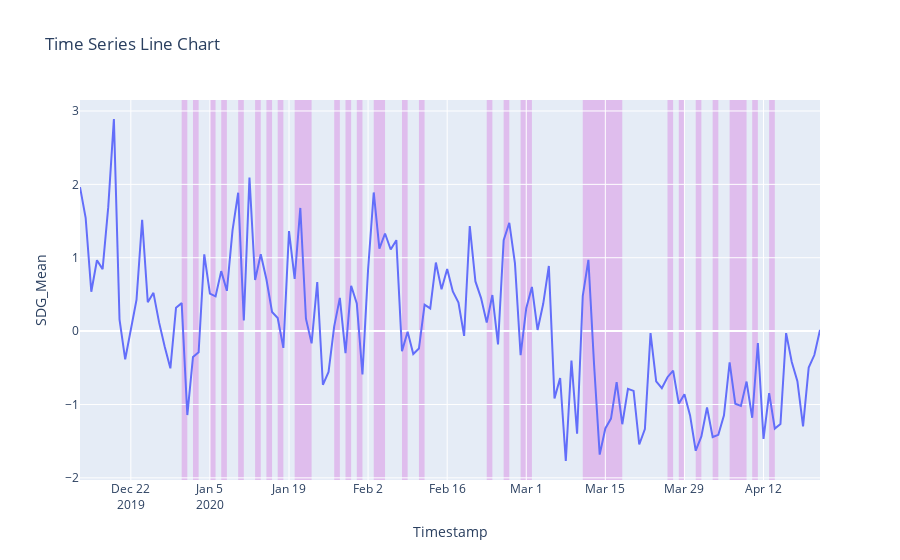

The notebook cell this image was saved under:
### Code cell
df_AMZN = df_sdg.loc[df_sdg['Ticker'] == 'AMZN'].copy()
df_AMZN['Timestamp'] = df_AMZN['Timestamp'].apply(pd.to_datetime, errors='coerce')
df_AMZN_late = df_AMZN[df_AMZN['Timestamp']>'2019-12-12']

lineC = px.line(df_AMZN_late, x="Timestamp", y="SDG_Mean", title='Time Series Line Chart')
mask = df_AMZN_late["Timestamp"].isin(df_time["Date"].unique())

df1 = df_AMZN_late[mask].groupby((~mask).cumsum())['Timestamp'].agg(['first','last'])

fillcolor = 'rgba(200,0,200,0.2)'
layer = 'below'

for index, row in df1.iterrows():
        #print(row['first'], row['last'])
        lineC.add_shape(type="rect",
        xref="x",
        yref="paper",
        x0=row['first'],
        y0=0,
        x1=row['last'] + datetime.timedelta(days=1),
        y1=1,
        line=dict(color="rgba(0,0,0,0)",width=3,),
        fillcolor=fillcolor,
        layer=layer)

lineC.update_layout()

lineC.show()

### Figure 1 — Plotly figure (JSON) as saved in the notebook; plotly's stock layout.template omitted (floating-point values rounded to 4 significant figures; data arrays with more than 128 entries replaced by an {"elided": "..."} marker saying what was removed)
{"data": [{"hovertemplate": "Timestamp=%{x}<br>SDG_Mean=%{y}<extra></extra>", "legendgroup": "", "line": {"color": "#636efa", "dash": "solid"}, "marker": {"symbol": "circle"}, "mode": "lines", "name": "", "orientation": "v", "showlegend": false, "type": "scatter", "x": {"elided": "132 str values"}, "xaxis": "x", "y": {"elided": "132 float values"}, "yaxis": "y"}], "layout": {"legend": {"tracegroupgap": 0}, "shapes": [{"fillcolor": "rgba(200,0,200,0.2)", "layer": "below", "line": {"color": "rgba(0,0,0,0)", "width": 3}, "type": "rect", "x0": "2019-12-31T00:00:00", "x1": "2020-01-01T00:00:00", "xref": "x", "y0": 0, "y1": 1, "yref": "paper"}, {"fillcolor": "rgba(200,0,200,0.2)", "layer": "below", "line": {"color": "rgba(0,0,0,0)", "width": 3}, "type": "rect", "x0": "2020-01-02T00:00:00", "x1": "2020-01-03T00:00:00", "xref": "x", "y0": 0, "y1": 1, "yref": "paper"}, {"fillcolor": "rgba(200,0,200,0.2)", "layer": "below", "line": {"color": "rgba(0,0,0,0)", "width": 3}, "type": "rect", "x0": "2020-01-05T00:00:00", "x1": "2020-01-06T00:00:00", "xref": "x", "y0": 0, "y1": 1, "yref": "paper"}, {"fillcolor": "rgba(200,0,200,0.2)", "layer": "below", "line": {"color": "rgba(0,0,0,0)", "width": 3}, "type": "rect", "x0": "2020-01-07T00:00:00", "x1": "2020-01-08T00:00:00", "xref": "x", "y0": 0, "y1": 1, "yref": "paper"}, {"fillcolor": "rgba(200,0,200,0.2)", "layer": "below", "line": {"color": "rgba(0,0,0,0)", "width": 3}, "type": "rect", "x0": "2020-01-10T00:00:00", "x1": "2020-01-11T00:00:00", "xref": "x", "y0": 0, "y1": 1, "yref": "paper"}, {"fillcolor": "rgba(200,0,200,0.2)", "layer": "below", "line": {"color": "rgba(0,0,0,0)", "width": 3}, "type": "rect", "x0": "2020-01-13T00:00:00", "x1": "2020-01-14T00:00:00", "xref": "x", "y0": 0, "y1": 1, "yref": "paper"}, {"fillcolor": "rgba(200,0,200,0.2)", "layer": "below", "line": {"color": "rgba(0,0,0,0)", "width": 3}, "type": "rect", "x0": "2020-01-15T00:00:00", "x1": "2020-01-16T00:00:00", "xref": "x", "y0": 0, "y1": 1, "yref": "paper"}, {"fillcolor": "rgba(200,0,200,0.2)", "layer": "below", "line": {"color": "rgba(0,0,0,0)", "width": 3}, "type": "rect", "x0": "2020-01-17T00:00:00", "x1": "2020-01-18T00:00:00", "xref": "x", "y0": 0, "y1": 1, "yref": "paper"}, {"fillcolor": "rgba(200,0,200,0.2)", "layer": "below", "line": {"color": "rgba(0,0,0,0)", "width": 3}, "type": "rect", "x0": "2020-01-20T00:00:00", "x1": "2020-01-23T00:00:00", "xref": "x", "y0": 0, "y1": 1, "yref": "paper"}, {"fillcolor": "rgba(200,0,200,0.2)", "layer": "below", "line": {"color": "rgba(0,0,0,0)", "width": 3}, "type": "rect", "x0": "2020-01-27T00:00:00", "x1": "2020-01-28T00:00:00", "xref": "x", "y0": 0, "y1": 1, "yref": "paper"}, {"fillcolor": "rgba(200,0,200,0.2)", "layer": "below", "line": {"color": "rgba(0,0,0,0)", "width": 3}, "type": "rect", "x0": "2020-01-29T00:00:00", "x1": "2020-01-30T00:00:00", "xref": "x", "y0": 0, "y1": 1, "yref": "paper"}, {"fillcolor": "rgba(200,0,200,0.2)", "layer": "below", "line": {"color": "rgba(0,0,0,0)", "width": 3}, "type": "rect", "x0": "2020-01-31T00:00:00", "x1": "2020-02-01T00:00:00", "xref": "x", "y0": 0, "y1": 1, "yref": "paper"}, {"fillcolor": "rgba(200,0,200,0.2)", "layer": "below", "line": {"color": "rgba(0,0,0,0)", "width": 3}, "type": "rect", "x0": "2020-02-03T00:00:00", "x1": "2020-02-05T00:00:00", "xref": "x", "y0": 0, "y1": 1, "yref": "paper"}, {"fillcolor": "rgba(200,0,200,0.2)", "layer": "below", "line": {"color": "rgba(0,0,0,0)", "width": 3}, "type": "rect", "x0": "2020-02-08T00:00:00", "x1": "2020-02-09T00:00:00", "xref": "x", "y0": 0, "y1": 1, "yref": "paper"}, {"fillcolor": "rgba(200,0,200,0.2)", "layer": "below", "line": {"color": "rgba(0,0,0,0)", "width": 3}, "type": "rect", "x0": "2020-02-11T00:00:00", "x1": "2020-02-12T00:00:00", "xref": "x", "y0": 0, "y1": 1, "yref": "paper"}, {"fillcolor": "rgba(200,0,200,0.2)", "layer": "below", "line": {"color": "rgba(0,0,0,0)", "width": 3}, "type": "rect", "x0": "2020-02-23T00:00:00", "x1": "2020-02-24T00:00:00", "xref": "x", "y0": 0, "y1": 1, "yref": "paper"}, {"fillcolor": "rgba(200,0,200,0.2)", "layer": "below", "line": {"color": "rgba(0,0,0,0)", "width": 3}, "type": "rect", "x0": "2020-02-26T00:00:00", "x1": "2020-02-27T00:00:00", "xref": "x", "y0": 0, "y1": 1, "yref": "paper"}, {"fillcolor": "rgba(200,0,200,0.2)", "layer": "below", "line": {"color": "rgba(0,0,0,0)", "width": 3}, "type": "rect", "x0": "2020-02-29T00:00:00", "x1": "2020-03-02T00:00:00", "xref": "x", "y0": 0, "y1": 1, "yref": "paper"}, {"fillcolor": "rgba(200,0,200,0.2)", "layer": "below", "line": {"color": "rgba(0,0,0,0)", "width": 3}, "type": "rect", "x0": "2020-03-11T00:00:00", "x1": "2020-03-18T00:00:00", "xref": "x", "y0": 0, "y1": 1, "yref": "paper"}, {"fillcolor": "rgba(200,0,200,0.2)", "layer": "below", "line": {"color": "rgba(0,0,0,0)", "width": 3}, "type": "rect", "x0": "2020-03-26T00:00:00", "x1": "2020-03-27T00:00:00", "xref": "x", "y0": 0, "y1": 1, "yref": "paper"}, {"fillcolor": "rgba(200,0,200,0.2)", "layer": "below", "line": {"color": "rgba(0,0,0,0)", "width": 3}, "type": "rect", "x0": "2020-03-28T00:00:00", "x1": "2020-03-29T00:00:00", "xref": "x", "y0": 0, "y1": 1, "yref": "paper"}, {"fillcolor": "rgba(200,0,200,0.2)", "layer": "below", "line": {"color": "rgba(0,0,0,0)", "width": 3}, "type": "rect", "x0": "2020-03-31T00:00:00", "x1": "2020-04-01T00:00:00", "xref": "x", "y0": 0, "y1": 1, "yref": "paper"}, {"fillcolor": "rgba(200,0,200,0.2)", "layer": "below", "line": {"color": "rgba(0,0,0,0)", "width": 3}, "type": "rect", "x0": "2020-04-03T00:00:00", "x1": "2020-04-04T00:00:00", "xref": "x", "y0": 0, "y1": 1, "yref": "paper"}, {"fillcolor": "rgba(200,0,200,0.2)", "layer": "below", "line": {"color": "rgba(0,0,0,0)", "width": 3}, "type": "rect", "x0": "2020-04-06T00:00:00", "x1": "2020-04-09T00:00:00", "xref": "x", "y0": 0, "y1": 1, "yref": "paper"}, {"fillcolor": "rgba(200,0,200,0.2)", "layer": "below", "line": {"color": "rgba(0,0,0,0)", "width": 3}, "type": "rect", "x0": "2020-04-10T00:00:00", "x1": "2020-04-11T00:00:00", "xref": "x", "y0": 0, "y1": 1, "yref": "paper"}, {"fillcolor": "rgba(200,0,200,0.2)", "layer": "below", "line": {"color": "rgba(0,0,0,0)", "width": 3}, "type": "rect", "x0": "2020-04-13T00:00:00", "x1": "2020-04-14T00:00:00", "xref": "x", "y0": 0, "y1": 1, "yref": "paper"}], "title": {"text": "Time Series Line Chart"}, "xaxis": {"anchor": "y", "domain": [0, 1], "title": {"text": "Timestamp"}}, "yaxis": {"anchor": "x", "domain": [0, 1], "title": {"text": "SDG_Mean"}}}}
